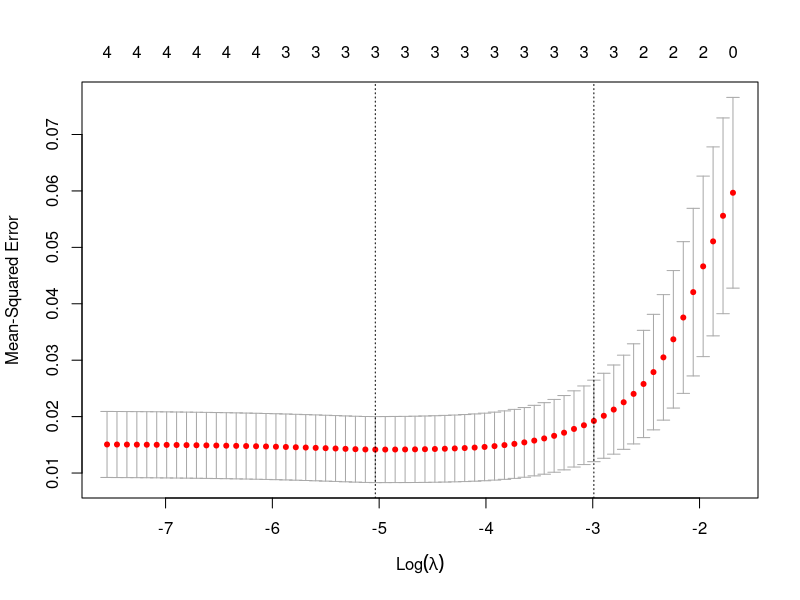
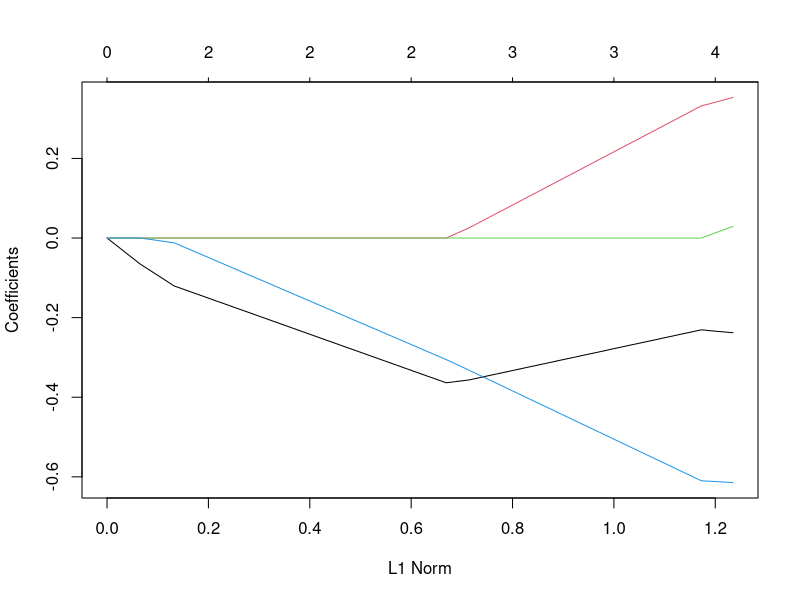

Reproduce these figures in R, in order.
##TRU LASSO Presentation##
set.seed(14)
rm(list = ls()) #Clear Environment
####Packages####
if(!require(glmnet)) install.packages("glmnet")
library(glmnet)
#if(!require(stargazer)) install.packages("stargazer")
#library(stargazer)

####Load Data####
Cars <- mtcars
head(Cars) #Different measures


####Min-Max Scaling (0-1) Function####

norm_minmax <- function(x){
  (x- min(x)) /(max(x)-min(x))
}
####Define Model####

#Response Variable
y <- Cars$hp #horse power

#Predictors
x <- data.matrix(Cars[,c('mpg', 'wt', 'drat', 'qsec')]) #Miles/Gallon #Weight (1000lbs) #Rear axle Ratio #1/4 mile time  
#stargazer(head(x),summary=FALSE)
#Scaled#
y <- norm_minmax(y)
x <- apply(x, MARGIN = 2, FUN = norm_minmax)


####Model Estimation####

##OLS Model
lm <- lm(y~x)
coef(lm)

##Small lambda
#alpha = 1 for LASSO
m1 <- glmnet(x,y,alpha=1,lambda = 0.001)
coef(m1)

##Large lambda
m2 <- glmnet(x,y,alpha=1,lambda = 5)
coef(m2)


##Cross Validation##
#perform 10-fold cross-validation to find optimal lambda value
cv1 <- cv.glmnet(x, y, nfolds = 10, alpha = 1)
#find optimal lambda value that minimizes test MSE
best_lambda <- cv1$lambda.min
best_lambda

#Plot the progress of MSE by lambda value#
plot(cv1)

#Plot the coef. progress
fit <- glmnet(x,y)
plot(fit)

##Best Model##

m3 <- glmnet(x,y,alpha=1,lambda = best_lambda)
coef(m3) #drat set to zero

